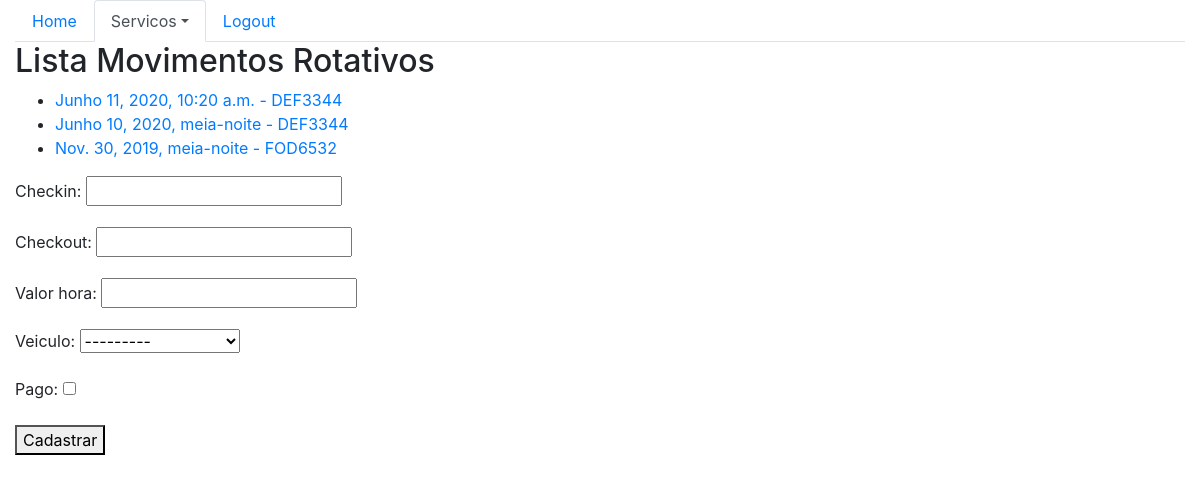
The page /sistema/mov-rot/ on the database as committed earlier.
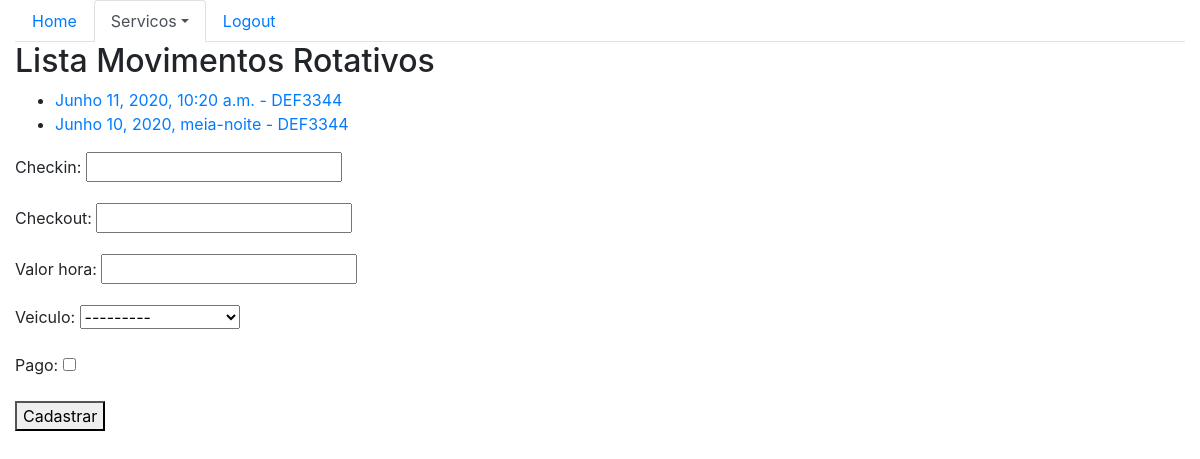
The same page on the database as committed later.
### core/models.py (models this page shows, shortened)
class MovRotativo(models.Model):
    checkin = models.DateTimeField(auto_now=False)
    checkout = models.DateTimeField(auto_now=False, null=True, blank=True)
    valor_hora = models.DecimalField(max_digits=5, decimal_places=2)
    veiculo = models.ForeignKey(Veiculo, on_delete=models.PROTECT)
    pago = models.BooleanField(default=False)

class Veiculo(models.Model):
    marca = models.ForeignKey(Marca, on_delete=models.CASCADE)
    placa = models.CharField(max_length=7)
    proprietario = models.ForeignKey(Pessoa, on_delete=models.PROTECT)
    cor = models.CharField(max_length=15)
    observacoes = models.TextField()
    def __str__(self):
        return self.marca.nome + ' - ' + self.placa

### core/views.py (the view)
def lista_movrotativos(request):
    mov_rot = MovRotativo.objects.all()
    form = MovRotativoForm()
    data = {'form': form, 'mov_rot': mov_rot}
    return render(
        request, 'core/lista_movrotativos.html', data)

### core/forms.py
class MovRotativoForm(ModelForm):
    class Meta:
        model = MovRotativo
        fields = '__all__'

### core/templates/core/lista_movrotativos.html (shortened to what this page needs)
{% extends 'base.html' %}
{% block menu%}
    <ul class="nav nav-tabs">
        <li class="nav-item">
            <a class="nav-link" href="{% url 'core_home' %}">Home</a>
        </li>
        <li class="nav-item dropdown">
        <li class="nav-item active dropdown">
            <a class="nav-link dropdown-toggle active" data-toggle="dropdown" href="#" role="button" aria-haspopup="true" aria-expanded="false">Servicos</a>
        </li>
        <li class="nav-item">
            <a class="nav-link" href="">Logout</a>
        </li>
    </ul>
{% endblock %}
{% block main %}
    <h2>Lista Movimentos Rotativos</h2>
    <ul>
    {% for mov in mov_rot %}
        <li>
            <a href="{% url 'core_movrotativos_update' mov.id %}">
                {{ mov.checkin }} - {{ mov.veiculo.placa }}
            </a>
        </li>
    {% endfor %}
    </ul>
    <form action="{% url 'core_movrotativos_novo' %}" method="POST">
        {{ form.as_p }}
        <button type="submit">Cadastrar</button>
    </form>
{% endblock %}

Rows that differ between the two databases and show on the page:
removed MovRotativo: checkin "Nov. 30, 2019, meia-noite", veiculo.placa "FOD6532"
